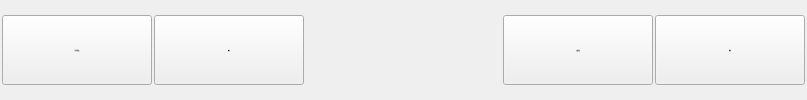
        <widget class="QWidget" name="pageUpdate">
         <property name="font">
          <font>
           <family>微软雅黑</family>
           <pointsize>-1</pointsize>
           <weight>50</weight>
           <italic>false</italic>
           <bold>false</bold>
          </font>
         </property>
         <layout class="QGridLayout" name="gridLayout">
          <property name="margin">
           <number>2</number>
          </property>
          <property name="spacing">
           <number>2</number>
          </property>
          <item row="0" column="0">
           <widget class="xPushButton" name="BtnUpdate">
            <property name="minimumSize">
             <size>
              <width>150</width>
              <height>70</height>
             </size>
            </property>
            <property name="maximumSize">
             <size>
              <width>150</width>
              <height>70</height>
             </size>
            </property>
            <property name="font">
             <font>
              <family>微软雅黑</family>
              <pointsize>-1</pointsize>
              <weight>50</weight>
              <italic>false</italic>
              <bold>false</bold>
             </font>
            </property>
            <property name="focusPolicy">
             <enum>Qt::NoFocus</enum>
            </property>
            <property name="text">
             <string>手控器升级</string>
            </property>
            <property name="iconSize">
             <size>
              <width>32</width>
              <height>32</height>
             </size>
            </property>
           </widget>
          </item>
          <item row="0" column="1">
           <widget class="xPushButton" name="BtnRestore">
            <property name="minimumSize">
             <size>
              <width>150</width>
              <height>70</height>
             </size>
            </property>
            <property name="maximumSize">
             <size>
              <width>150</width>
              <height>70</height>
             </size>
            </property>
            <property name="font">
             <font>
              <family>微软雅黑</family>
              <pointsize>-1</pointsize>
              <weight>50</weight>
              <italic>false</italic>
              <bold>false</bold>
             </font>
            </property>
            <property name="focusPolicy">
             <enum>Qt::NoFocus</enum>
            </property>
            <property name="text">
             <string>恢复</string>
            </property>
           </widget>
          </item>
          <item row="0" column="2">
           <spacer name="horizontalSpacer">
            <property name="orientation">
             <enum>Qt::Horizontal</enum>
            </property>
            <property name="sizeHint" stdset="0">
             <size>
              <width>197</width>
              <height>20</height>
             </size>
            </property>
           </spacer>
          </item>
          <item row="0" column="3">
           <widget class="xPushButton" name="BtnIsp">
            <property name="minimumSize">
             <size>
              <width>150</width>
              <height>70</height>
             </size>
            </property>
            <property name="maximumSize">
             <size>
              <width>150</width>
              <height>70</height>
             </size>
            </property>
            <property name="font">
             <font>
              <family>微软雅黑</family>
              <pointsize>-1</pointsize>
              <weight>50</weight>
              <italic>false</italic>
              <bold>false</bold>
             </font>
            </property>
            <property name="focusPolicy">
             <enum>Qt::NoFocus</enum>
            </property>
            <property name="text">
             <string>主板升级</string>
            </property>
            <property name="iconSize">
             <size>
              <width>32</width>
              <height>32</height>
             </size>
            </property>
           </widget>
          </item>
          <item row="0" column="4">
           <widget class="xPushButton" name="BtnRestart">
            <property name="minimumSize">
             <size>
              <width>150</width>
              <height>70</height>
             </size>
            </property>
            <property name="maximumSize">
             <size>
              <width>150</width>
              <height>70</height>
             </size>
            </property>
            <property name="font">
             <font>
              <family>微软雅黑</family>
              <pointsize>-1</pointsize>
              <weight>50</weight>
              <italic>false</italic>
              <bold>false</bold>
             </font>
            </property>
            <property name="focusPolicy">
             <enum>Qt::NoFocus</enum>
            </property>
            <property name="text">
             <string>重启</string>
            </property>
            <property name="iconSize">
             <size>
              <width>32</width>
              <height>32</height>
             </size>
            </property>
           </widget>
          </item>
         </layout>
        </widget>
